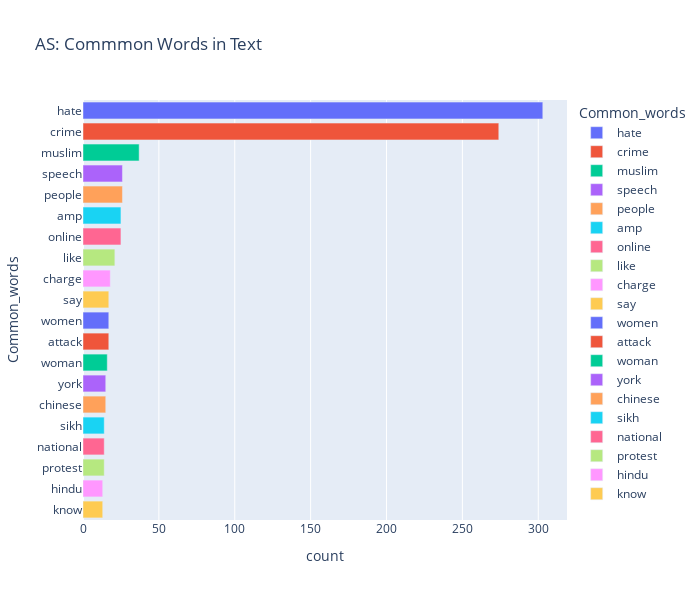

Notebook cell for this chart:
### Code cell
#Bar plot for most common words
fig = px.bar(temp, x="count", y="Common_words", title='AS: Commmon Words in Text', orientation='h', 
             width=700, height=600, color='Common_words')
fig.show()

### Figure 1 — Plotly figure (JSON) as saved in the notebook; plotly's stock layout.template omitted (floating-point values rounded to 4 significant figures)
{"data": [{"alignmentgroup": "True", "hovertemplate": "Common_words=%{y}<br>count=%{x}<extra></extra>", "legendgroup": "hate", "marker": {"color": "#636efa", "pattern": {"shape": ""}}, "name": "hate", "offsetgroup": "hate", "orientation": "h", "showlegend": true, "textposition": "auto", "type": "bar", "x": [303], "xaxis": "x", "y": ["hate"], "yaxis": "y"}, {"alignmentgroup": "True", "hovertemplate": "Common_words=%{y}<br>count=%{x}<extra></extra>", "legendgroup": "crime", "marker": {"color": "#EF553B", "pattern": {"shape": ""}}, "name": "crime", "offsetgroup": "crime", "orientation": "h", "showlegend": true, "textposition": "auto", "type": "bar", "x": [274], "xaxis": "x", "y": ["crime"], "yaxis": "y"}, {"alignmentgroup": "True", "hovertemplate": "Common_words=%{y}<br>count=%{x}<extra></extra>", "legendgroup": "muslim", "marker": {"color": "#00cc96", "pattern": {"shape": ""}}, "name": "muslim", "offsetgroup": "muslim", "orientation": "h", "showlegend": true, "textposition": "auto", "type": "bar", "x": [37], "xaxis": "x", "y": ["muslim"], "yaxis": "y"}, {"alignmentgroup": "True", "hovertemplate": "Common_words=%{y}<br>count=%{x}<extra></extra>", "legendgroup": "speech", "marker": {"color": "#ab63fa", "pattern": {"shape": ""}}, "name": "speech", "offsetgroup": "speech", "orientation": "h", "showlegend": true, "textposition": "auto", "type": "bar", "x": [26], "xaxis": "x", "y": ["speech"], "yaxis": "y"}, {"alignmentgroup": "True", "hovertemplate": "Common_words=%{y}<br>count=%{x}<extra></extra>", "legendgroup": "people", "marker": {"color": "#FFA15A", "pattern": {"shape": ""}}, "name": "people", "offsetgroup": "people", "orientation": "h", "showlegend": true, "textposition": "auto", "type": "bar", "x": [26], "xaxis": "x", "y": ["people"], "yaxis": "y"}, {"alignmentgroup": "True", "hovertemplate": "Common_words=%{y}<br>count=%{x}<extra></extra>", "legendgroup": "amp", "marker": {"color": "#19d3f3", "pattern": {"shape": ""}}, "name": "amp", "offsetgroup": "amp", "orientation": "h", "showlegend": true, "textposition": "auto", "type": "bar", "x": [25], "xaxis": "x", "y": ["amp"], "yaxis": "y"}, {"alignmentgroup": "True", "hovertemplate": "Common_words=%{y}<br>count=%{x}<extra></extra>", "legendgroup": "online", "marker": {"color": "#FF6692", "pattern": {"shape": ""}}, "name": "online", "offsetgroup": "online", "orientation": "h", "showlegend": true, "textposition": "auto", "type": "bar", "x": [25], "xaxis": "x", "y": ["online"], "yaxis": "y"}, {"alignmentgroup": "True", "hovertemplate": "Common_words=%{y}<br>count=%{x}<extra></extra>", "legendgroup": "like", "marker": {"color": "#B6E880", "pattern": {"shape": ""}}, "name": "like", "offsetgroup": "like", "orientation": "h", "showlegend": true, "textposition": "auto", "type": "bar", "x": [21], "xaxis": "x", "y": ["like"], "yaxis": "y"}, {"alignmentgroup": "True", "hovertemplate": "Common_words=%{y}<br>count=%{x}<extra></extra>", "legendgroup": "charge", "marker": {"color": "#FF97FF", "pattern": {"shape": ""}}, "name": "charge", "offsetgroup": "charge", "orientation": "h", "showlegend": true, "textposition": "auto", "type": "bar", "x": [18], "xaxis": "x", "y": ["charge"], "yaxis": "y"}, {"alignmentgroup": "True", "hovertemplate": "Common_words=%{y}<br>count=%{x}<extra></extra>", "legendgroup": "say", "marker": {"color": "#FECB52", "pattern": {"shape": ""}}, "name": "say", "offsetgroup": "say", "orientation": "h", "showlegend": true, "textposition": "auto", "type": "bar", "x": [17], "xaxis": "x", "y": ["say"], "yaxis": "y"}, {"alignmentgroup": "True", "hovertemplate": "Common_words=%{y}<br>count=%{x}<extra></extra>", "legendgroup": "women", "marker": {"color": "#636efa", "pattern": {"shape": ""}}, "name": "women", "offsetgroup": "women", "orientation": "h", "showlegend": true, "textposition": "auto", "type": "bar", "x": [17], "xaxis": "x", "y": ["women"], "yaxis": "y"}, {"alignmentgroup": "True", "hovertemplate": "Common_words=%{y}<br>count=%{x}<extra></extra>", "legendgroup": "attack", "marker": {"color": "#EF553B", "pattern": {"shape": ""}}, "name": "attack", "offsetgroup": "attack", "orientation": "h", "showlegend": true, "textposition": "auto", "type": "bar", "x": [17], "xaxis": "x", "y": ["attack"], "yaxis": "y"}, {"alignmentgroup": "True", "hovertemplate": "Common_words=%{y}<br>count=%{x}<extra></extra>", "legendgroup": "woman", "marker": {"color": "#00cc96", "pattern": {"shape": ""}}, "name": "woman", "offsetgroup": "woman", "orientation": "h", "showlegend": true, "textposition": "auto", "type": "bar", "x": [16], "xaxis": "x", "y": ["woman"], "yaxis": "y"}, {"alignmentgroup": "True", "hovertemplate": "Common_words=%{y}<br>count=%{x}<extra></extra>", "legendgroup": "york", "marker": {"color": "#ab63fa", "pattern": {"shape": ""}}, "name": "york", "offsetgroup": "york", "orientation": "h", "showlegend": true, "textposition": "auto", "type": "bar", "x": [15], "xaxis": "x", "y": ["york"], "yaxis": "y"}, {"alignmentgroup": "True", "hovertemplate": "Common_words=%{y}<br>count=%{x}<extra></extra>", "legendgroup": "chinese", "marker": {"color": "#FFA15A", "pattern": {"shape": ""}}, "name": "chinese", "offsetgroup": "chinese", "orientation": "h", "showlegend": true, "textposition": "auto", "type": "bar", "x": [15], "xaxis": "x", "y": ["chinese"], "yaxis": "y"}, {"alignmentgroup": "True", "hovertemplate": "Common_words=%{y}<br>count=%{x}<extra></extra>", "legendgroup": "sikh", "marker": {"color": "#19d3f3", "pattern": {"shape": ""}}, "name": "sikh", "offsetgroup": "sikh", "orientation": "h", "showlegend": true, "textposition": "auto", "type": "bar", "x": [14], "xaxis": "x", "y": ["sikh"], "yaxis": "y"}, {"alignmentgroup": "True", "hovertemplate": "Common_words=%{y}<br>count=%{x}<extra></extra>", "legendgroup": "national", "marker": {"color": "#FF6692", "pattern": {"shape": ""}}, "name": "national", "offsetgroup": "national", "orientation": "h", "showlegend": true, "textposition": "auto", "type": "bar", "x": [14], "xaxis": "x", "y": ["national"], "yaxis": "y"}, {"alignmentgroup": "True", "hovertemplate": "Common_words=%{y}<br>count=%{x}<extra></extra>", "legendgroup": "protest", "marker": {"color": "#B6E880", "pattern": {"shape": ""}}, "name": "protest", "offsetgroup": "protest", "orientation": "h", "showlegend": true, "textposition": "auto", "type": "bar", "x": [14], "xaxis": "x", "y": ["protest"], "yaxis": "y"}, {"alignmentgroup": "True", "hovertemplate": "Common_words=%{y}<br>count=%{x}<extra></extra>", "legendgroup": "hindu", "marker": {"color": "#FF97FF", "pattern": {"shape": ""}}, "name": "hindu", "offsetgroup": "hindu", "orientation": "h", "showlegend": true, "textposition": "auto", "type": "bar", "x": [13], "xaxis": "x", "y": ["hindu"], "yaxis": "y"}, {"alignmentgroup": "True", "hovertemplate": "Common_words=%{y}<br>count=%{x}<extra></extra>", "legendgroup": "know", "marker": {"color": "#FECB52", "pattern": {"shape": ""}}, "name": "know", "offsetgroup": "know", "orientation": "h", "showlegend": true, "textposition": "auto", "type": "bar", "x": [13], "xaxis": "x", "y": ["know"], "yaxis": "y"}], "layout": {"barmode": "relative", "height": 600, "legend": {"title": {"text": "Common_words"}, "tracegroupgap": 0}, "title": {"text": "AS: Commmon Words in Text"}, "width": 700, "xaxis": {"anchor": "y", "domain": [0, 1], "title": {"text": "count"}}, "yaxis": {"anchor": "x", "categoryarray": ["know", "hindu", "protest", "national", "sikh", "chinese", "york", "woman", "attack", "women", "say", "charge", "like", "online", "amp", "people", "speech", "muslim", "crime", "hate"], "categoryorder": "array", "domain": [0, 1], "title": {"text": "Common_words"}}}}
